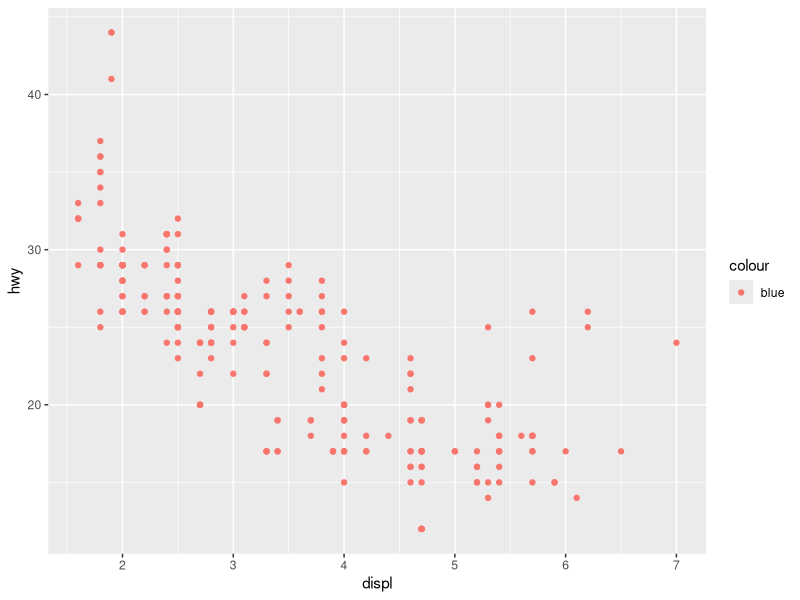
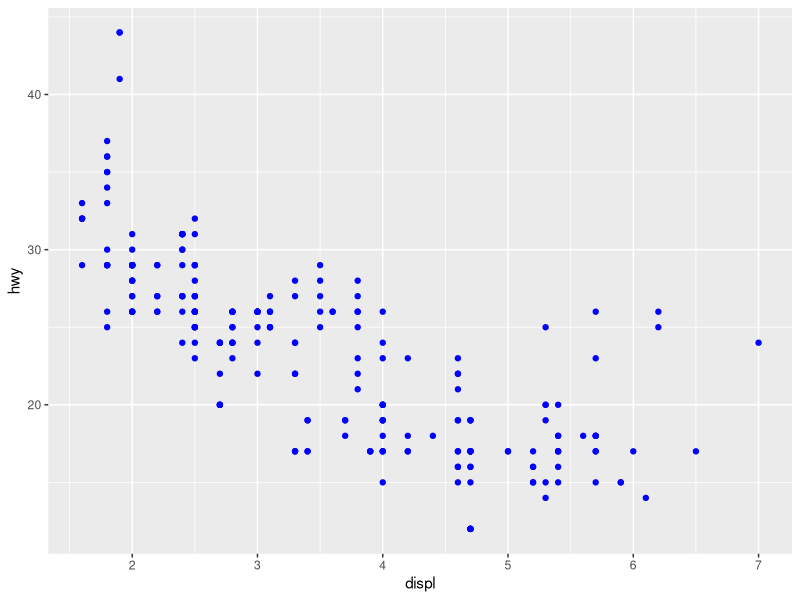
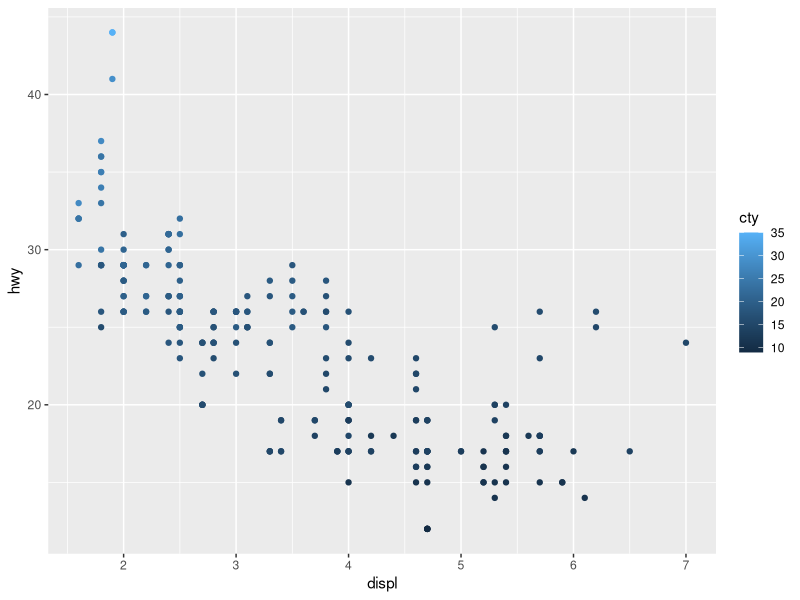
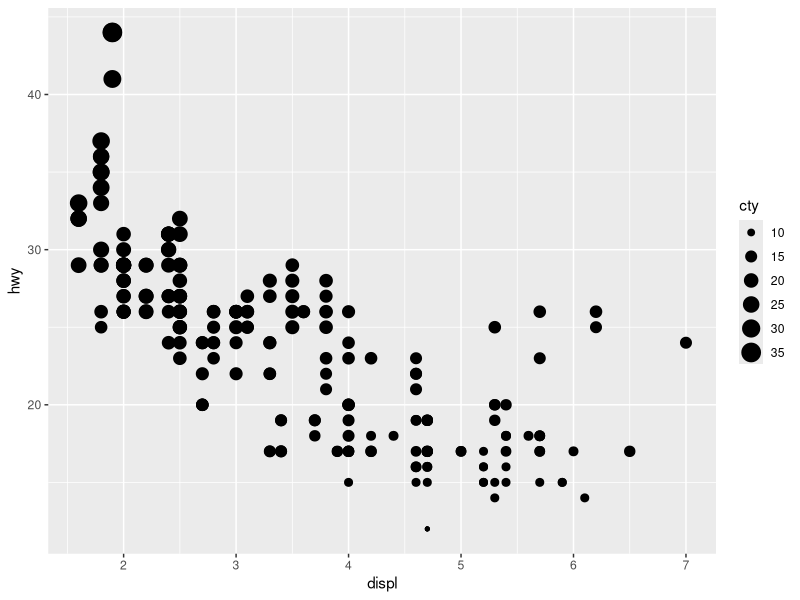
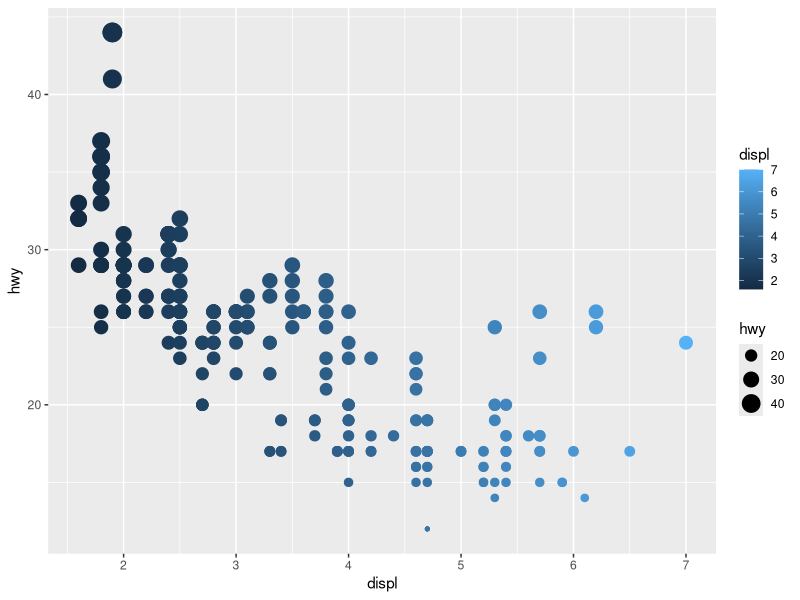
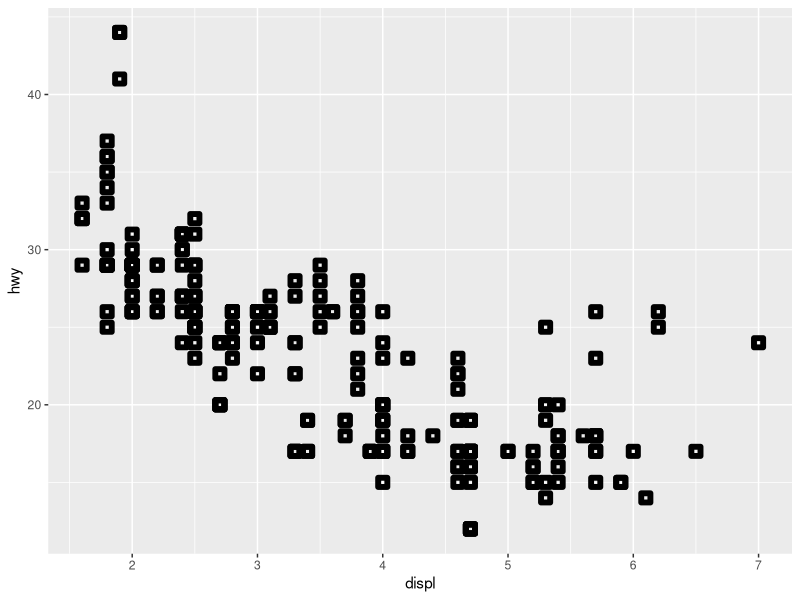
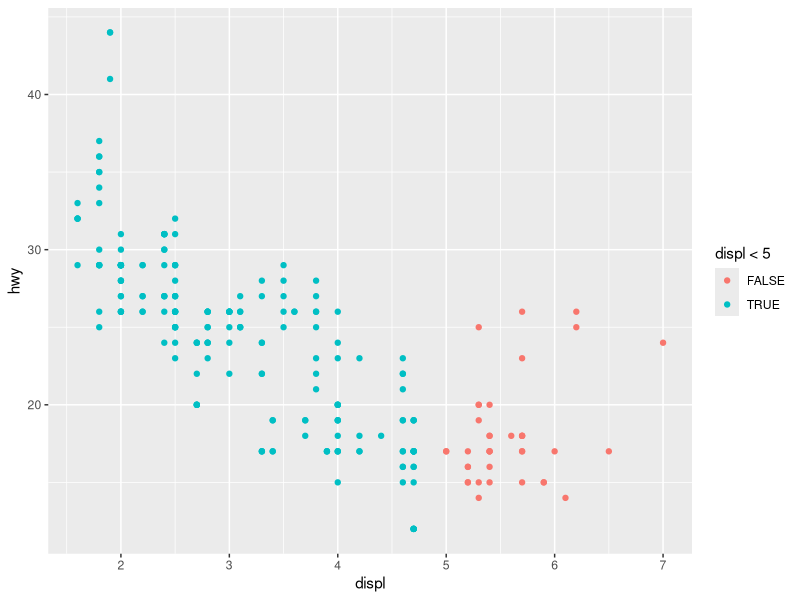
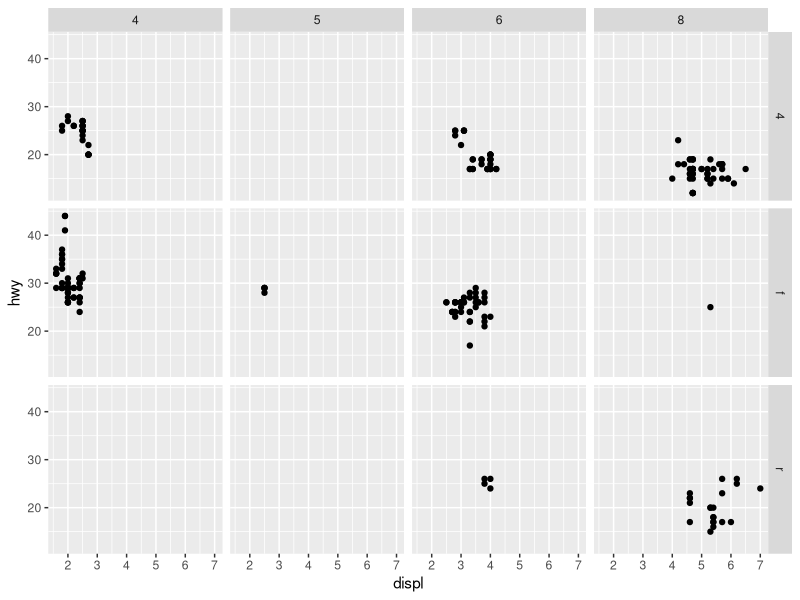

The R source for these figures, in order:
## ---- chunk 1
    library(ggplot2)
    ggplot(data = mpg) + 
      geom_point(mapping = aes(x = displ, y = hwy, color = "blue"))
## ---- chunk 2
    library(ggplot2)
    ggplot(data = mpg) + 
      geom_point(mapping = aes(x = displ, y = hwy), color = "blue")
## ---- chunk 3
    mpg
## ---- chunk 4
    ggplot( data = mpg) + geom_point(mapping = aes(x = displ, y = hwy, color = cty))

## ---- chunk 5
    ggplot( data = mpg) + geom_point(mapping = aes(x = displ, y = hwy, size = cty))

## ---- chunk 6

## ---- chunk 7
    ggplot( data = mpg) + geom_point(mapping = aes(x = displ, y = hwy, color = displ, size = hwy))
## ---- chunk 8
    ggplot(data = mpg) + geom_point(mapping = aes(x = displ, y = hwy), shape = 22, stroke = 3)
## ---- chunk 9
    ggplot(data = mpg) + geom_point(mapping = aes(x = displ, y = hwy, color = displ < 5))
## ---- chunk 10
    ggplot(data = mpg) + 
      geom_point(mapping = aes(x = displ, y = hwy)) + 
      facet_grid(drv ~ cyl)
## ---- chunk 11

## ---- chunk 12

## ---- chunk 13

## ---- chunk 14
    ggplot(data = mpg, mapping = aes(x = displ, y = hwy, color = drv)) + 
      geom_point() + 
      geom_smooth()
## ---- chunk 15

## ---- chunk 16

## ---- chunk 17

## ---- chunk 18
    
    ggplot(data = mpg, mapping = aes(x = displ, y = hwy)) + 
      geom_point( mapping = aes(color = drv)) +
      geom_smooth( mapping = aes(linetype = drv), se = FALSE)
      

## ---- chunk 19
    ggplot(data = mpg, mapping = aes(x = displ, y = hwy)) + 
      geom_point(mapping = aes(color = drv, alpha = year)) +
      geom_smooth(se = FALSE)
## ---- chunk 20
    ggplot(data = mpg, mapping = aes(x = displ, y = hwy)) +
      geom_point(size = 4, color = "white") +
      geom_point(mapping = aes(color = drv)) +
      annotate("text", x = 3, y = 45, label = "Max hwy = 44")
## ---- chunk 21
    ggplot(data = diamonds) +
      geom_pointrange(mapping = aes(x = cut, y = depth), stat = "summary")
## ---- chunk 22

## ---- chunk 23

## ---- chunk 24
    ggplot(data = mpg, mapping = aes(x = cty, y = hwy)) + 
      geom_point()
## ---- chunk 25
    ggplot(data = mpg, mapping = aes(x = cty, y = hwy)) + 
      geom_point(position = "jitter")
## ---- chunk 26
    ggplot(data = mpg, mapping = aes(x = cty, y = hwy)) +
     geom_point(position = position_jitter(width = 0.4))
    
    ggplot(data = mpg, mapping = aes(x = cty, y = hwy)) +
     geom_point(position = position_jitter(height = 0.4))
## ---- chunk 27
    ggplot(data = mpg, mapping = aes(x = cty, y = hwy)) +
        geom_jitter()
           
    ggplot(data = mpg, mapping = aes(x = cty, y = hwy)) +
        geom_count()
## ---- chunk 28
    bar <- ggplot(data = diamonds) + 
      geom_bar(
        mapping = aes(x = factor(1), fill = cut), 
        width = 1
      )
    
    bar
    
    bar + coord_polar(theta = "y")
## ---- chunk 29
    bar <- ggplot(data = diamonds) + 
      geom_bar(
        mapping = aes(x = factor(1), fill = cut), 
        width = 1
      )
    
    bar + coord_polar(theta = "y") + labs(x = "factor(1)", y = "diamond counts", title = "pie chart for diamonds cut")
## ---- chunk 30
    ggplot(data = mpg, mapping = aes(x = cty, y = hwy)) +
      geom_point() + 
      geom_abline() +
      coord_fixed()
## ---- chunk 31

